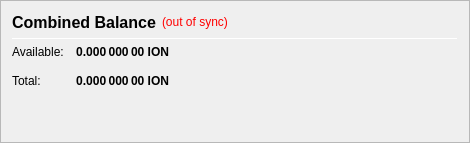
                   <widget class="QFrame" name="frame_CombinedBalances">
                    <property name="minimumSize">
                     <size>
                      <width>470</width>
                      <height>0</height>
                     </size>
                    </property>
                    <property name="frameShape">
                     <enum>QFrame::StyledPanel</enum>
                    </property>
                    <property name="frameShadow">
                     <enum>QFrame::Raised</enum>
                    </property>
                    <layout class="QVBoxLayout" name="verticalLayout_5">
                     <item>
                      <layout class="QHBoxLayout" name="horizontalLayout_5" stretch="0,0,0">
                       <item>
                        <widget class="QLabel" name="label_5z">
                         <property name="minimumSize">
                          <size>
                           <width>0</width>
                           <height>20</height>
                          </size>
                         </property>
                         <property name="font">
                          <font>
                           <pointsize>12</pointsize>
                           <weight>75</weight>
                           <bold>true</bold>
                          </font>
                         </property>
                         <property name="toolTip">
                          <string>Combined Balance (including unconfirmed and immature coins)</string>
                         </property>
                         <property name="text">
                          <string>Combined Balance</string>
                         </property>
                        </widget>
                       </item>
                       <item>
                        <widget class="QLabel" name="labelWalletStatus">
                         <property name="cursor">
                          <cursorShape>WhatsThisCursor</cursorShape>
                         </property>
                         <property name="toolTip">
                          <string>The displayed information may be out of date. Your wallet automatically synchronizes with the Ion network after a connection is established, but this process has not completed yet.</string>
                         </property>
                         <property name="styleSheet">
                          <string notr="true">QLabel { color: red; }</string>
                         </property>
                         <property name="text">
                          <string notr="true">(out of sync)</string>
                         </property>
                         <property name="alignment">
                          <set>Qt::AlignLeading|Qt::AlignLeft|Qt::AlignVCenter</set>
                         </property>
                        </widget>
                       </item>
                       <item>
                        <spacer name="horizontalSpacer_1">
                         <property name="orientation">
                          <enum>Qt::Horizontal</enum>
                         </property>
                         <property name="sizeHint" stdset="0">
                          <size>
                           <width>40</width>
                           <height>20</height>
                          </size>
                         </property>
                        </spacer>
                       </item>
                      </layout>
                     </item>
                     <item>
                      <widget class="Line" name="line_CombinedBalance">
                       <property name="minimumSize">
                        <size>
                         <width>0</width>
                         <height>1</height>
                        </size>
                       </property>
                       <property name="maximumSize">
                        <size>
                         <width>16777215</width>
                         <height>1</height>
                        </size>
                       </property>
                       <property name="orientation">
                        <enum>Qt::Horizontal</enum>
                       </property>
                      </widget>
                     </item>
                     <item>
                      <layout class="QGridLayout" name="gridLayout_3">
                       <property name="spacing">
                        <number>12</number>
                       </property>
                       <item row="1" column="0">
                        <widget class="QLabel" name="labelBalanceTextz">
                         <property name="text">
                          <string>Available:</string>
                         </property>
                        </widget>
                       </item>
                       <item row="1" column="1">
                        <widget class="QLabel" name="labelBalancez">
                         <property name="font">
                          <font>
                           <weight>75</weight>
                           <bold>true</bold>
                          </font>
                         </property>
                         <property name="cursor">
                          <cursorShape>IBeamCursor</cursorShape>
                         </property>
                         <property name="toolTip">
                          <string>Your current spendable balance</string>
                         </property>
                         <property name="text">
                          <string notr="true">0.000 000 00 ION</string>
                         </property>
                         <property name="alignment">
                          <set>Qt::AlignRight|Qt::AlignTrailing|Qt::AlignVCenter</set>
                         </property>
                         <property name="textInteractionFlags">
                          <set>Qt::LinksAccessibleByMouse|Qt::TextSelectableByKeyboard|Qt::TextSelectableByMouse</set>
                         </property>
                        </widget>
                       </item>
                       <item row="2" column="0">
                        <widget class="QLabel" name="labelTotalTextz">
                         <property name="text">
                          <string>Total:</string>
                         </property>
                        </widget>
                       </item>
                       <item row="2" column="1">
                        <widget class="QLabel" name="labelTotalz">
                         <property name="font">
                          <font>
                           <weight>75</weight>
                           <bold>true</bold>
                          </font>
                         </property>
                         <property name="cursor">
                          <cursorShape>IBeamCursor</cursorShape>
                         </property>
                         <property name="toolTip">
                          <string>Total Balance, including all unavailable coins.</string>
                         </property>
                         <property name="text">
                          <string notr="true">0.000 000 00 ION</string>
                         </property>
                         <property name="alignment">
                          <set>Qt::AlignRight|Qt::AlignTrailing|Qt::AlignVCenter</set>
                         </property>
                         <property name="textInteractionFlags">
                          <set>Qt::LinksAccessibleByMouse|Qt::TextSelectableByKeyboard|Qt::TextSelectableByMouse</set>
                         </property>
                        </widget>
                       </item>
                       <item row="2" column="3">
                        <spacer name="horizontalSpacer_2">
                         <property name="orientation">
                          <enum>Qt::Horizontal</enum>
                         </property>
                         <property name="sizeHint" stdset="0">
                          <size>
                           <width>40</width>
                           <height>20</height>
                          </size>
                         </property>
                        </spacer>
                       </item>
                      </layout>
                     </item>
                     <item>
                      <spacer name="verticalSpacer_1">
                       <property name="orientation">
                        <enum>Qt::Vertical</enum>
                       </property>
                       <property name="sizeHint" stdset="0">
                        <size>
                         <width>20</width>
                         <height>40</height>
                        </size>
                       </property>
                      </spacer>
                     </item>
                    </layout>
                   </widget>
